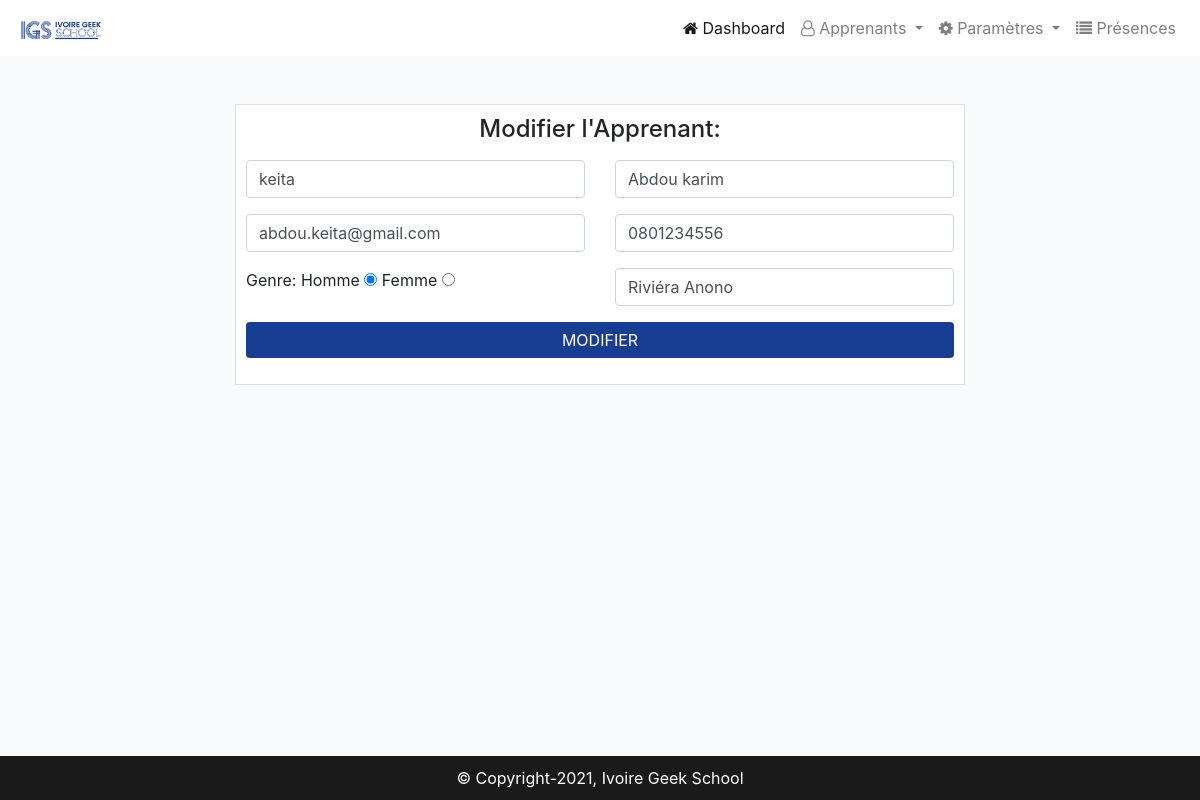
Screenshot of /admin/update.php?id=13 (signed in) with the database file from the repository.
### tables this page shows
CREATE TABLE `apprenants` (
  `id` int(11) NOT NULL,
  `nom` varchar(255) NOT NULL,
  `prenoms` varchar(255) NOT NULL,
  `email` varchar(255) NOT NULL,
  `telephone` varchar(50) NOT NULL,
  `sexe` varchar(8) NOT NULL,
  `lieu_habitation` varchar(255) NOT NULL,
  `date_inscription` datetime NOT NULL
);

### app/Functions/Form.php (called while the page is built, shortened)
<?php
function afficherDataApprenant($id,$table){
    include_once "../Config/connexion.php";
    $sql = "SELECT * FROM $table WHERE id=:id";
    $query = $bd->prepare($sql);
    $query->bindParam(":id",$id);
    $query->execute();
    $data = $query->fetch();
    return $data;
}
?>

### admin/update.php (the view, shortened to what this page needs)
<?php session_start();
include_once "../app/Functions/Form.php";
if(isset($_GET['id']) && !empty($_GET['id'])){
    $data = afficherDataApprenant($_GET['id'],"apprenants");
}else{
    echo "ID ne peut être null";
    http_response_code(404);
    exit;
}
?>
<!DOCTYPE html>
<html lang="fr">
<head>
    <link rel="stylesheet" href="../<?php echo ASSETS_PATH."css/bootstrap.min.css";?>">
    <link rel="stylesheet" href="https://cdnjs.cloudflare.com/ajax/libs/font-awesome/4.7.0/css/font-awesome.min.css">
    <link rel="stylesheet" href="../<?php echo ASSETS_PATH."css/style.css";?>">
</head>
<body>
    <?php
        include_once NAVBAR_ADMIN_PATH."navbar.php";
    ?>
    <section id="registerForm" class="mt-5">
        <div class="container">
            <div class="row">
                <div class="col-lg-8 offset-lg-2">
                        <form action="" method="post" onsubmit="return validerInscription();" class="bg-white border" id="addform">
                            <h4 class="form-title">Modifier l'Apprenant: </h4>
                            <div class="row">
                                <div class="col-lg-6">
                                    <div class="form-group">
                                        <input type="text" class="form-control" name="nom" placeholder="Nom" value="<?php echo $data['nom'];?>">
                                    </div>
                                </div>
                                <div class="col-lg-6">
                                    <div class="form-group">
                                        <input type="text" class="form-control" name="prenoms" placeholder="Prénoms" value="<?php echo $data['prenoms'];?>">
                                    </div>
                                </div>
                                <div class="col-lg-6">
                                    <div class="form-group">
                                        <input type="email" class="form-control" name="email" placeholder="Adresse email" value="<?php echo $data['email'];?>">
                                    </div>
                                </div>
                                <div class="col-lg-6">
                                    <div class="form-group">
                                        <input type="tel" class="form-control" name="telephone" placeholder="Téléphone" value="<?php echo $data['telephone'];?>">
                                    </div>
                                </div>
                                <div class="col-lg-6">
                                    <div class="form-group">
                                        Genre:
                                        <label class="radio-inline" for="genre">Homme
                                            <input type="radio" name="gender" value="Homme" <?php echo ($data['sexe']=="Homme") ? "checked":""?>>
                                        </label>
                                        <label class="radio-inline" for="genre">Femme
                                            <input type="radio" name="gender" value="Femme" <?php echo ($data['sexe']=="Femme") ? "checked":""?>>
                                        </label>
                                        <br>
                                    </div>
                                </div>
                                <div class="col-lg-6">
                                    <div class="form-group">
                                        <input type="tel" class="form-control" name="lieu_habitation" placeholder="Lieu de d'habitation" value="<?php echo $data['lieu_habitation'];?>">
                                    </div>
                                </div>
                                <div class="col-lg-12">
                                    <div class="form-group">
                                        <button type="submit" class="btn btn-primary btn-color btn-block" name="btn-inscrire">MODIFIER</button>
                                    </div>
                                </div>
                            </div>
                        </form>
                </div>
            </div>
        </div>
    </section>
    <?php include NAVBAR_ADMIN_PATH."footer.php"; ?>
</body>
</html>

### public/assets/css/style.css (style rules this page uses)
body { background-color: #F9FAFC; }
.form-title { text-align: center; }
.btn-color { background-color: #163D92; border: none; }
#loginForm,#registerForm { margin-bottom: 70px; }
#addform { padding:10px; }

### rows the page displays
apprenants: nom "keita", prenoms "Abdou karim", email "abdou.keita@gmail.com", telephone "0801234556", sexe "☑", lieu_habitation "Riviéra Anono"
